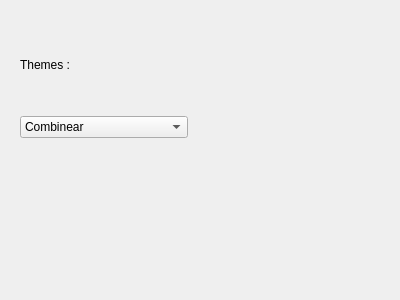
<?xml version="1.0" encoding="UTF-8"?>
<ui version="4.0">
 <class>PreferenceSettingsDialog</class>
 <widget class="QWidget" name="PreferenceSettingsDialog">
  <property name="geometry">
   <rect>
    <x>0</x>
    <y>0</y>
    <width>400</width>
    <height>300</height>
   </rect>
  </property>
  <property name="windowTitle">
   <string>Form</string>
  </property>
  <layout class="QGridLayout" name="gridLayout">
   <item row="0" column="0">
    <widget class="QWidget" name="widget" native="true">
     <layout class="QVBoxLayout" name="verticalLayout">
      <item>
       <widget class="QLabel" name="label">
        <property name="text">
         <string>Themes :</string>
        </property>
       </widget>
      </item>
      <item>
       <widget class="QComboBox" name="comboBox">
        <item>
         <property name="text">
          <string>Combinear</string>
         </property>
        </item>
        <item>
         <property name="text">
          <string>Darkeum</string>
         </property>
        </item>
        <item>
         <property name="text">
          <string>DeepBox</string>
         </property>
        </item>
        <item>
         <property name="text">
          <string>SyNet</string>
         </property>
        </item>
       </widget>
      </item>
     </layout>
    </widget>
   </item>
   <item row="0" column="1">
    <widget class="QWidget" name="widget_2" native="true"/>
   </item>
   <item row="1" column="0">
    <widget class="QWidget" name="widget_3" native="true"/>
   </item>
   <item row="1" column="1">
    <widget class="QWidget" name="widget_4" native="true"/>
   </item>
  </layout>
 </widget>
 <resources/>
 <connections/>
</ui>
